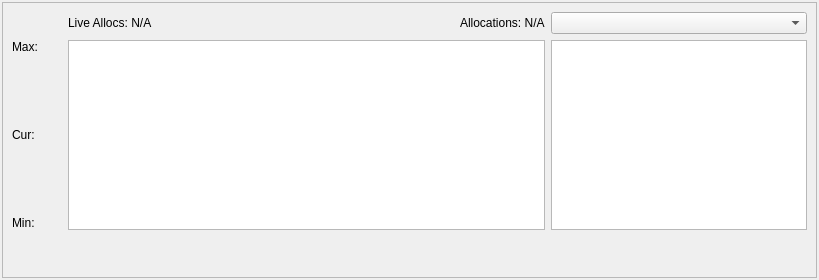
<?xml version="1.0" encoding="UTF-8"?>
<ui version="4.0">
 <class>MemoryWidget</class>
 <widget class="QDockWidget" name="MemoryWidget">
  <property name="geometry">
   <rect>
    <x>0</x>
    <y>0</y>
    <width>819</width>
    <height>280</height>
   </rect>
  </property>
  <property name="features">
   <set>QDockWidget::DockWidgetFloatable|QDockWidget::DockWidgetMovable</set>
  </property>
  <property name="allowedAreas">
   <set>Qt::AllDockWidgetAreas</set>
  </property>
  <property name="windowTitle">
   <string>Memory</string>
  </property>
  <widget class="QWidget" name="dockWidgetContents">
   <layout class="QHBoxLayout" name="horizontalLayout">
    <property name="spacing">
     <number>0</number>
    </property>
    <property name="leftMargin">
     <number>2</number>
    </property>
    <property name="topMargin">
     <number>2</number>
    </property>
    <property name="rightMargin">
     <number>2</number>
    </property>
    <property name="bottomMargin">
     <number>2</number>
    </property>
    <item>
     <widget class="QFrame" name="frame">
      <property name="frameShape">
       <enum>QFrame::StyledPanel</enum>
      </property>
      <property name="frameShadow">
       <enum>QFrame::Plain</enum>
      </property>
      <layout class="QVBoxLayout" name="verticalLayout_2">
       <item>
        <layout class="QGridLayout" name="gridLayout">
         <item row="1" column="1">
          <widget class="QGraphicsView" name="UsedMemoryView"/>
         </item>
         <item row="1" column="0">
          <layout class="QVBoxLayout" name="verticalLayout">
           <item>
            <widget class="QLabel" name="LabelMaxMemory">
             <property name="text">
              <string>Max:</string>
             </property>
            </widget>
           </item>
           <item>
            <spacer name="verticalSpacer">
             <property name="orientation">
              <enum>Qt::Vertical</enum>
             </property>
             <property name="sizeHint" stdset="0">
              <size>
               <width>20</width>
               <height>40</height>
              </size>
             </property>
            </spacer>
           </item>
           <item>
            <widget class="QLabel" name="LabelCurMemory">
             <property name="text">
              <string>Cur:</string>
             </property>
            </widget>
           </item>
           <item>
            <spacer name="verticalSpacer_2">
             <property name="orientation">
              <enum>Qt::Vertical</enum>
             </property>
             <property name="sizeHint" stdset="0">
              <size>
               <width>20</width>
               <height>40</height>
              </size>
             </property>
            </spacer>
           </item>
           <item>
            <widget class="QLabel" name="LabelMinMemory">
             <property name="minimumSize">
              <size>
               <width>50</width>
               <height>0</height>
              </size>
             </property>
             <property name="text">
              <string>Min:</string>
             </property>
            </widget>
           </item>
          </layout>
         </item>
         <item row="0" column="1">
          <layout class="QHBoxLayout" name="horizontalLayout_2">
           <item>
            <widget class="QLabel" name="LabelNumLiveAllocs">
             <property name="text">
              <string>Live Allocs: N/A</string>
             </property>
            </widget>
           </item>
           <item>
            <spacer name="horizontalSpacer">
             <property name="orientation">
              <enum>Qt::Horizontal</enum>
             </property>
             <property name="sizeHint" stdset="0">
              <size>
               <width>40</width>
               <height>20</height>
              </size>
             </property>
            </spacer>
           </item>
           <item>
            <widget class="QLabel" name="LabelNumAllocs">
             <property name="text">
              <string>Allocations: N/A</string>
             </property>
            </widget>
           </item>
          </layout>
         </item>
         <item row="1" column="2">
          <widget class="QListWidget" name="ListAllocators">
           <property name="sizePolicy">
            <sizepolicy hsizetype="Maximum" vsizetype="Expanding">
             <horstretch>0</horstretch>
             <verstretch>0</verstretch>
            </sizepolicy>
           </property>
           <property name="minimumSize">
            <size>
             <width>100</width>
             <height>0</height>
            </size>
           </property>
           <property name="maximumSize">
            <size>
             <width>16777215</width>
             <height>16777215</height>
            </size>
           </property>
          </widget>
         </item>
         <item row="0" column="2">
          <widget class="QComboBox" name="ComboTimeframe"/>
         </item>
        </layout>
       </item>
       <item>
        <spacer name="verticalSpacer_3">
         <property name="orientation">
          <enum>Qt::Vertical</enum>
         </property>
         <property name="sizeHint" stdset="0">
          <size>
           <width>20</width>
           <height>40</height>
          </size>
         </property>
        </spacer>
       </item>
      </layout>
     </widget>
    </item>
   </layout>
  </widget>
 </widget>
 <resources/>
 <connections/>
</ui>
